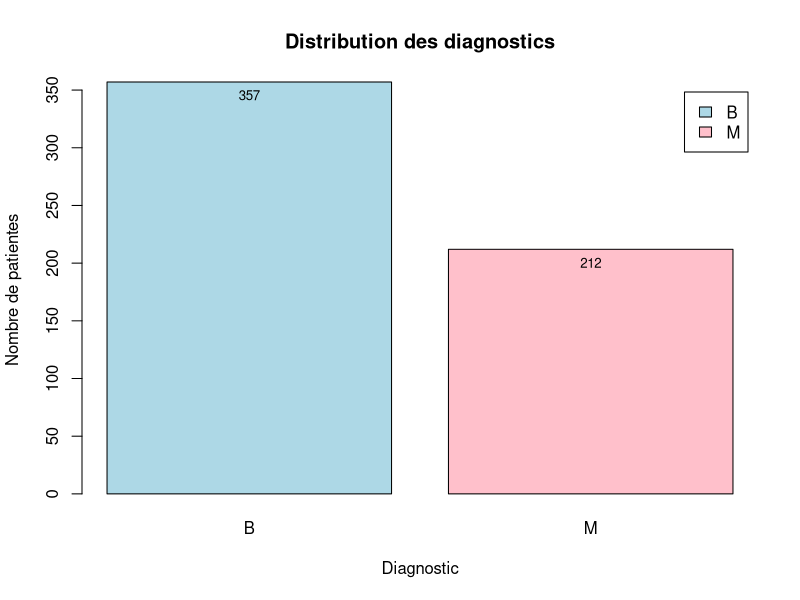
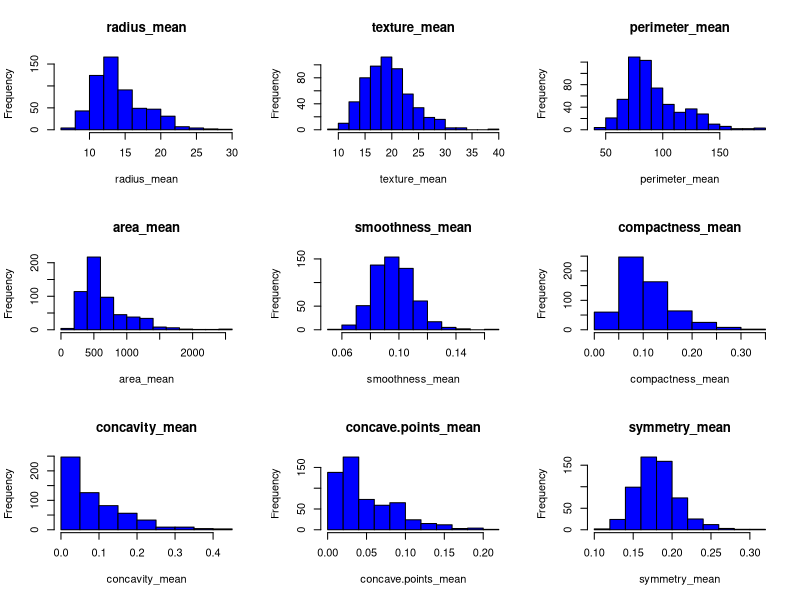
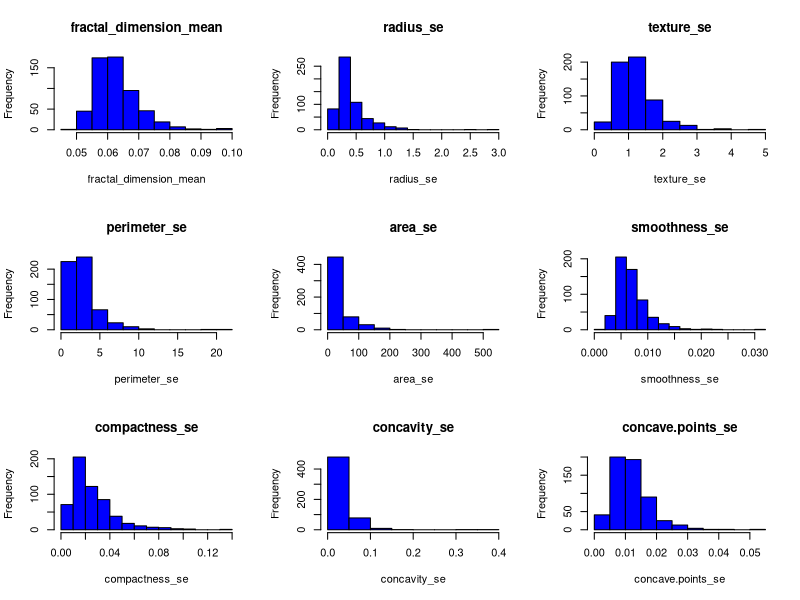
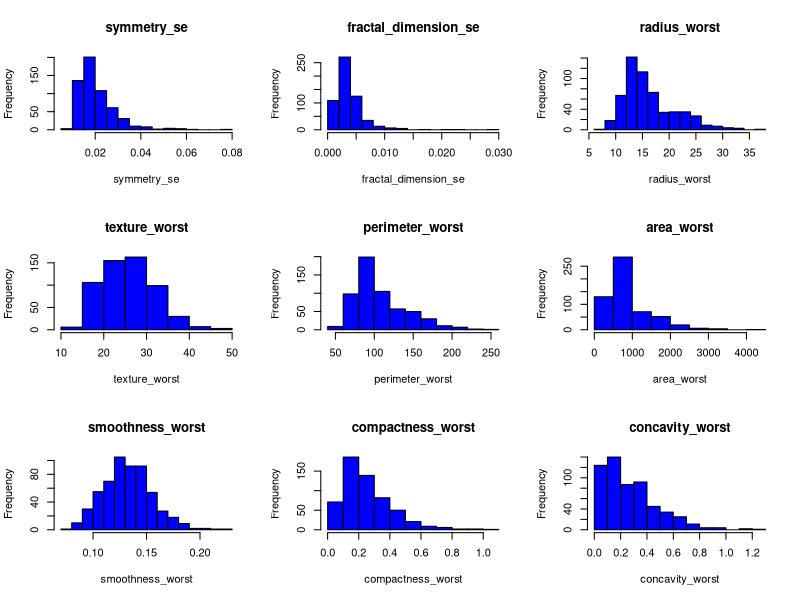
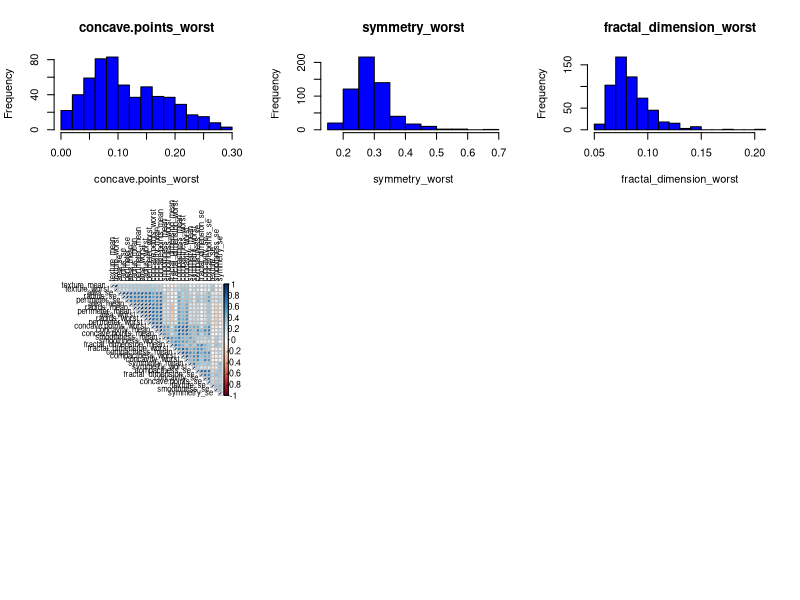

Recreate these plots in R, in order.
## ---- chunk 1
knitr::opts_chunk$set(echo = TRUE)
## ---- chunk 2
data <- read.csv("data/data_cleaned.csv", header = TRUE, sep = ",")
data$diagnosis <- as.factor(data$diagnosis)
## ---- chunk 3
head(data)
# dim(data)
# str(data)
## ---- chunk 4
summary(data)
## ---- chunk 5
counts <- table(data$diagnosis)
bp <- barplot(counts, 
              main = "Distribution des diagnostics", 
              xlab = "Diagnostic", 
              ylab = "Nombre de patientes", 
              col = c("lightblue", "pink"), 
              legend = rownames(counts))

# Ajouter les labels au-dessus des barres
text(x = bp, y = counts, labels = counts, pos = 1, cex = 0.8, col = "black")
## ---- chunk 6
proportions <- prop.table(table(data$diagnosis))
proportions
## ---- chunk 7
par(mfrow = c(3,3))
for(i in 2:31){
  hist(data[,i], main = colnames(data)[i], xlab = colnames(data)[i], col = "blue")
}
## ---- chunk 8
# install.packages("corrplot")
library("corrplot")
## ---- chunk 9
correlation <- cor(data[2:31])
## ---- chunk 10
corrplot(correlation, method = "ellipse", type = "upper", order = "hclust", tl.col = "black", tl.srt = 90, tl.cex = 0.7)

## ---- chunk 11
# Fonction carrément volée sur internet https://rpubs.com/sediaz/Correlations 
corr_check <- function(Dataset, threshold){
  matriz_cor <- cor(Dataset)
  matriz_cor

  for (i in 1:nrow(matriz_cor)){
    correlations <-  which((abs(matriz_cor[i,i:ncol(matriz_cor)]) > threshold) & (matriz_cor[i,i:ncol(matriz_cor)] != 1))
  
    if(length(correlations)> 0){
      lapply(correlations,FUN =  function(x) (cat(paste(colnames(Dataset)[i], "with",colnames(Dataset)[x]), "\n")))
     
    }
  }
}
## ---- chunk 12
corr_check(data[2:31], 0.98)
